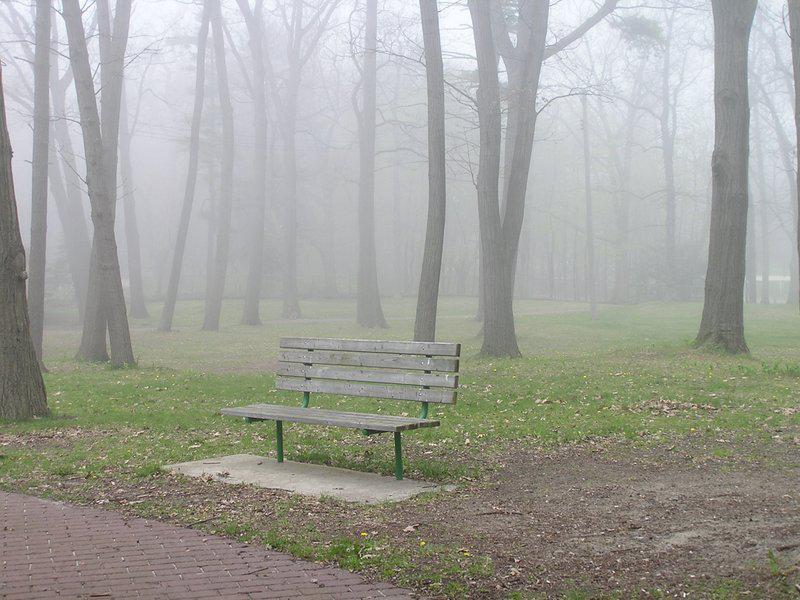
#> input picture out.jpg, 800 x 600 px
$ python j3.py   (older library calls are emulated)
#> lines starting #> are read from the running program, lines starting #| are printed output that depends on the picture; after the words box and inside, x2 and y2 are one past the last pixel; in counts of white or black regions, pixels touching at a corner belong together
#> further down, src is the input picture: shape (600, 800, 3); mean B, G, R 153.1, 160.2, 159.8
import skimage
from skimage.segmentation import slic,mark_boundaries
from skimage import io
import matplotlib.pyplot as plt
from PIL import Image, ImageEnhance
import cv2
import math
import numpy as np
import cv2 as cv
#
def DarkChannel(im,sz):
#> called with sz = 15
    b,g,r = cv2.split(im)
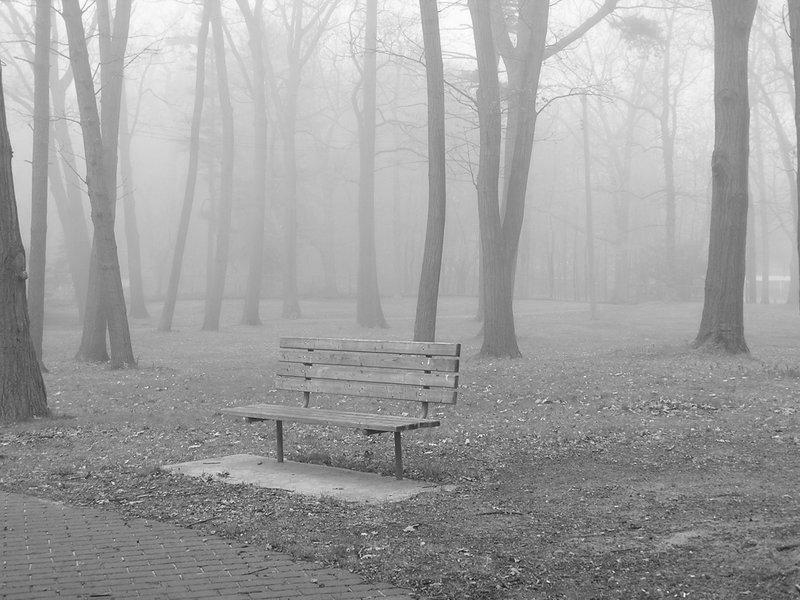
#> g: shape (600, 800) float64; min 0, max 1, mean 0.628
    dc = cv2.min(cv2.min(r,g),b)
    kernel = cv2.getStructuringElement(cv2.MORPH_RECT,(sz,sz))
    dark = cv2.erode(dc,kernel)
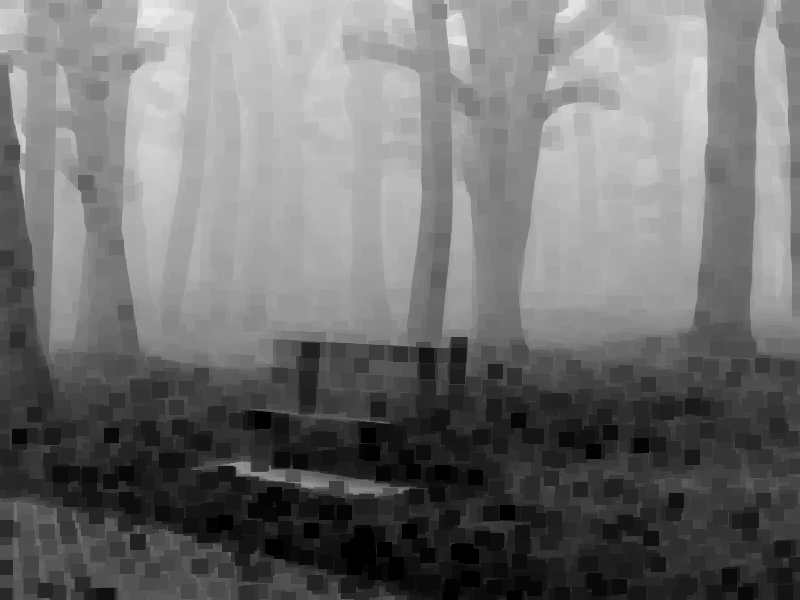
#> dark: shape (600, 800) float64; min 0, max 0.929, mean 0.439
    return dark

def AtmLight(im,dark):
    [h,w] = im.shape[:2]
#> h = 600; w = 800
    imsz = h*w
#> imsz = 480000
    numpx = int(max(math.floor(imsz/1000),1))
#> numpx = 480
    darkvec = dark.reshape(imsz)
    imvec = im.reshape(imsz,3)

    indices = darkvec.argsort()
    indices = indices[imsz-numpx::]
#> indices = 480 values, max 35659 at index 253, min 151 at index 224, mean 14114

    atmsum = np.zeros([1,3])
    for ind in range(1,numpx):
       atmsum = atmsum + imvec[indices[ind]]
#> this loop made 479 passes
#> atmsum on passes 1 to 3: [[1, 0.965, 0.953]], [[1.99, 1.92, 1.9]], [[2.98, 2.87, 2.84]]
#> after the loop, atmsum = [[474.2, 459.1, 453.2]]

    A = atmsum / numpx
#> A = [[0.988, 0.956, 0.944]]
    return A

def TransmissionEstimate(im,A,sz):
    omega = 0.95
    im3 = np.empty(im.shape, im.dtype)

    for ind in range(0, 3):
        im3[:, :, ind] = im[:, :, ind] / A[0, ind]

    transmission = 1 - omega*DarkChannel(im3,sz)
    return transmission

def TransmissionEstimateX(im,A,sz):
    b,g,r = cv2.split(im)
    x = (b+r+g)/3
    im3 = np.empty(im.shape, im.dtype)

    for ind in range(0, 3):
        im3[:, :, ind] = im[:, :, ind] / A[0, ind]

    transmission = 1 - x*DarkChannel(im3,sz)
    return transmission

def Guidedfilter(im,p,r,eps):
    mean_I = cv2.boxFilter(im,cv2.CV_64F,(r,r))
    mean_p = cv2.boxFilter(p, cv2.CV_64F,(r,r))
    mean_Ip = cv2.boxFilter(im*p,cv2.CV_64F,(r,r))
    cov_Ip = mean_Ip - mean_I*mean_p

    mean_II = cv2.boxFilter(im*im,cv2.CV_64F,(r,r))
    var_I   = mean_II - mean_I*mean_I

    a = cov_Ip/(var_I + eps)
    b = mean_p - a*mean_I

    mean_a = cv2.boxFilter(a,cv2.CV_64F,(r,r))
    mean_b = cv2.boxFilter(b,cv2.CV_64F,(r,r))

    q = mean_a*im + mean_b
    return q

def TransmissionRefine(im,et):
    gray = cv2.cvtColor(im,cv2.COLOR_BGR2GRAY)
    gray = np.float64(gray)/255
    r = 60
    eps = 0.0001
    t = Guidedfilter(gray,et,r,eps)

    return t

def Recover(w,h,im,t,A,tx = 0.1):
    res = np.empty(im.shape,im.dtype)
    t = cv2.max(t,tx)

    # for ind in range(0,3):
    #     res[:,:,ind] = (im[:,:,ind]-A[0,ind])/t + A[0,ind]
    for ind in range(0, 3):
        res[:,:,ind] = (im[:,:,ind]-A[0,ind])/t + A[0,ind]

    return res

sum = 0
per_image_Bmean = []
per_image_Gmean = []
per_image_Rmean = []
src = cv2.imread('out.jpg')

I = src.astype('float64') / 255

dark = DarkChannel(I, 15)
A = AtmLight(I, dark)
#> A = [[0.988, 0.956, 0.944]]

segments = slic(I, n_segments=10, compactness=15,start_label = 1)#进行SLIC分割
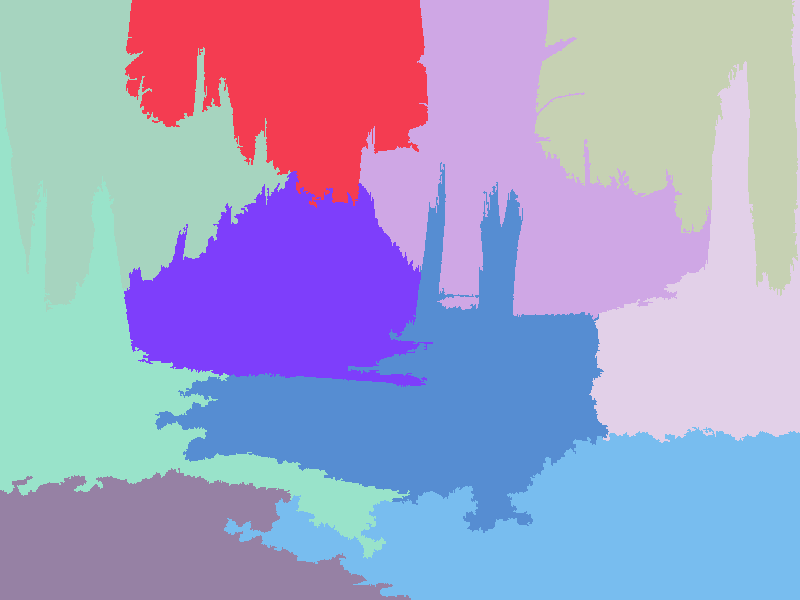
#> segments: shape (600, 800) int64; 10 distinct labels, from 1 to 10; one colour per label, 0 black
out=mark_boundaries(I,segments)
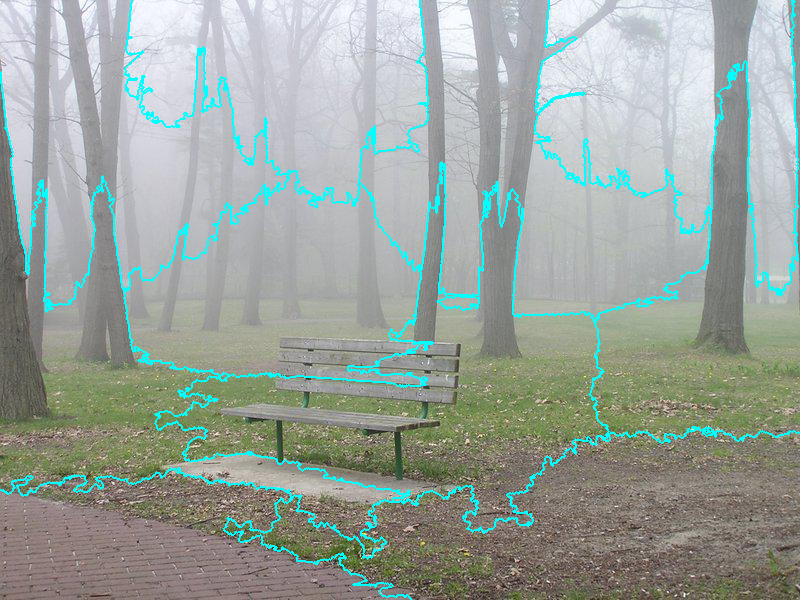
#> out: shape (600, 800, 3) float64; mean B, G, R 0.616, 0.643, 0.601
maxn = max(segments.reshape(int(segments.shape[0] * segments.shape[1]), ))
#> maxn = 10

for i in range(1, maxn+1):
    a = np.array(segments == i)
    a = a.reshape(a.shape[0], a.shape[1], 1)
    a1 = np.concatenate((a, a), axis=2)
    a = np.concatenate((a1, a), axis=2)
    b = src * a
    w, h = [], []
    for x in range(b.shape[0]):
        for y in range(b.shape[1]):
            if b[x][y][0] != 0:
                w.append(x)
                h.append(y)
    c = b[min(w):max(w),min(h):max(h)]
    e = c.reshape(c.shape[0],c.shape[1],3)
    per_image_Bmean.append(np.mean(e[:,:,0]))
    per_image_Gmean.append(np.mean(e[:,:,1]))
    per_image_Rmean.append(np.mean(e[:,:,2]))
    R_mean = np.mean(per_image_Rmean)
    G_mean = np.mean(per_image_Gmean)
    B_mean = np.mean(per_image_Bmean)
    x2 = (R_mean+G_mean+B_mean)/3
    if x2 < 50:
        te = TransmissionEstimateX(I, A, 15)
    else:
        te = TransmissionEstimate(I, A * 1.5, 15)
    t = TransmissionRefine(src, te)
    J = Recover(w, h, I, t, A, 0.1)
    cv2.imshow('J', J)
    cv2.waitKey(0)
#> this loop made 10 passes
#> (R_mean, G_mean, B_mean, x2) on passes 1 to 10: (101.1, 101.4, 105, 102.5), (121.5, 122.3, 127.1, 123.6), (110.7, 111.6, 115.2, 112.5), (114.2, 115.7, 119.3, 116.4), (102.9, 104.7, 105.8, 104.5), (90.86, 92.41, 92.54, 91.94), (84.66, 86.25, 85.1, 85.34), (87.47, 88.98, 87.61, 88.02), (86.21, 87.02, 84.78, 86), (86.62, 86.38, 84.02, 85.67)
#> pass 1, `a = np.array(segments == i)`:
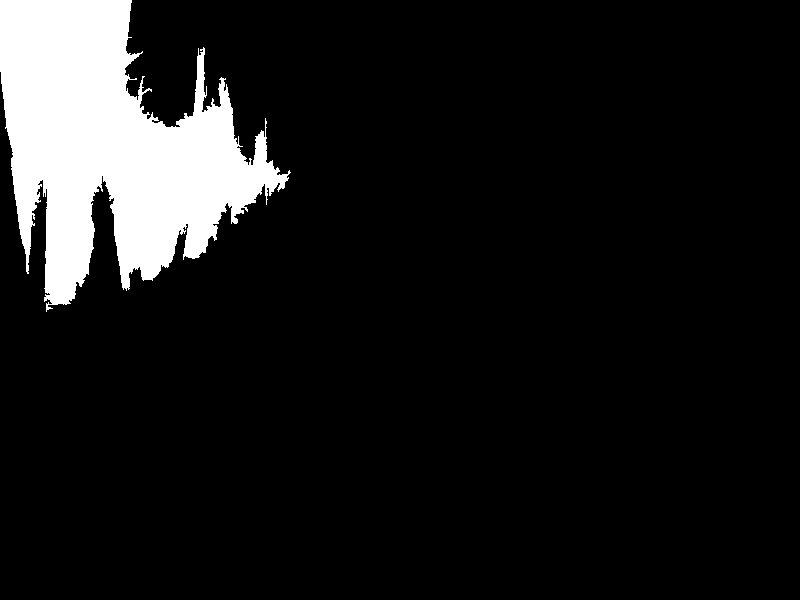
#> a: shape (600, 800) bool; 10.1% white; 1 white region, box (x1, y1, x2, y2) and area: (0, 0, 291, 312) 48667
#> pass 1, `c = b[min(w):max(w),min(h):max(h)]`:
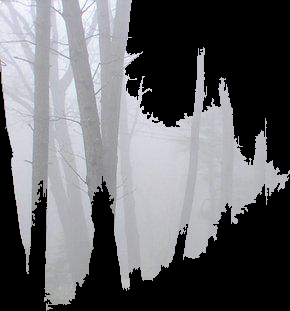
#> c: shape (311, 290, 3); mean B, G, R 105, 101.4, 101.1
#> after the loop, per_image_Bmean = [105, 149.2, 91.27, 131.7, 51.72, 26.37, 40.43, 105.2, 62.18, 77.17]; per_image_Gmean = [101.4, 143.1, 90.39, 127.9, 60.72, 30.91, 49.31, 108.1, 71.31, 80.59]; per_image_Rmean = [101.1, 142, 88.98, 124.6, 57.9, 30.6, 47.43, 107.2, 76.12, 90.26]


# cv2.imshow("dark", dark)
# cv2.imshow("t", t)
# cv2.imshow('I', src)
cv2.imshow('J', J)
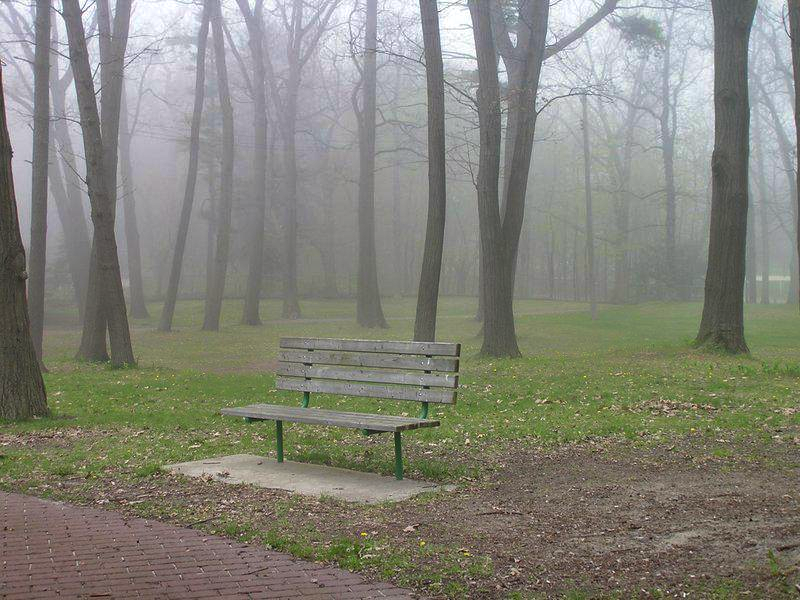
#> window 'J': shape (600, 800, 3); mean B, G, R 120.7, 131.4, 131.4
cv2.imwrite("./img/J.png", J * 255)
# cv2.waitKey()
